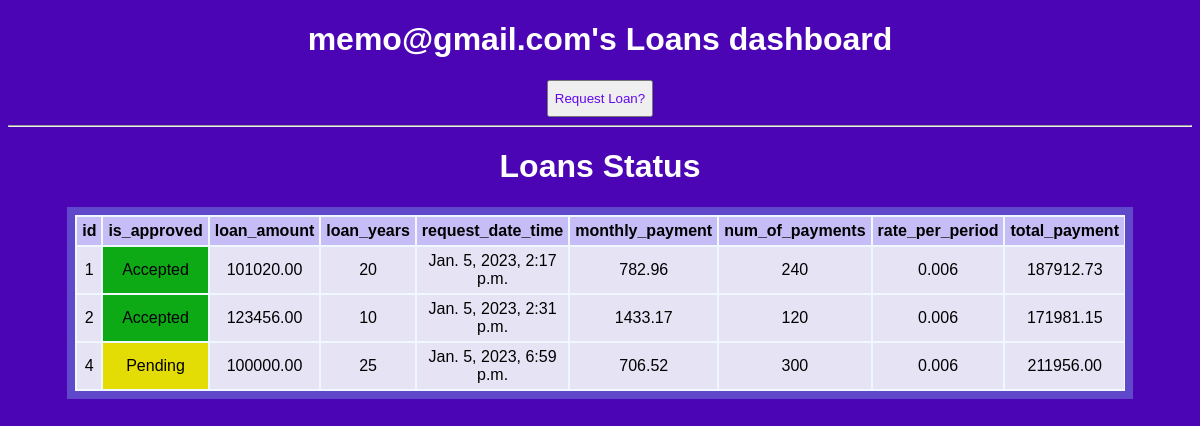
The app's page /loan_dashboard/memo@gmail.com with its own data.
### bank_user/models.py (models this page shows, shortened)
class LoanModel(models.Model):
    is_approved = models.BooleanField(default=False)
    user_requested = models.ForeignKey(UserModel, on_delete=models.CASCADE)
    loan_amount = models.DecimalField(max_digits=12, decimal_places=2)
    loan_years = models.IntegerField(validators=[MinValueValidator(1), MaxValueValidator(30)])
    request_date_time = models.DateTimeField(default=datetime.now, blank=True)
    monthly_payment = models.DecimalField(max_digits=12, decimal_places=2)
    num_of_payments = models.IntegerField()
    rate_per_period = models.DecimalField(max_digits=4, decimal_places=3)
    total_payment = models.DecimalField(max_digits=12, decimal_places=2)
    total_interest = models.DecimalField(max_digits=12, decimal_places=2)
    @classmethod
    def get_fields_names(self):
        return [f.name for f in self._meta.fields]

### bank_user/views.py (the view)
# urls.py: path("loan_dashboard/<str:user_email>", views.LoansDashboardView.as_view(), name="loans-dashboard")
class LoansDashboardView(ListView):
    template_name = "bank_user/loan_dashboard.html"
    model = LoanModel
    context_object_name = "all_user_loans"
    def get_context_data(self, **kwargs):
        context =  super().get_context_data(**kwargs)
        context["user_email"] = self.kwargs["user_email"]
        loan_columns = LoanModel.get_fields_names()
        loan_columns = [field for field in loan_columns if field != "user_requested"]
        context["column_names"] = loan_columns
        return context
    def get_queryset(self):
        query_set = super().get_queryset()
        user_info = get_user_by_email(self.kwargs["user_email"])
        if user_info is None:
            raise HttpResponseForbidden("forbidden access")
        query_set = get_all_loans().filter(user_requested = user_info).values()
        return query_set

### bank_user/views.py (called while the page is built)
def get_all_loans():
    try:
        return LoanModel.objects.all()
    except:
        return None

def get_user_by_email(user_email):
    try:
       return UserModel.objects.get(user_email = user_email)
    except:
        return None

### bank_user/templates/bank_user/loan_dashboard.html (shortened to what this page needs)
{% extends 'base.html' %}
{% block content %}
    <h1>{{user_email}}'s Loans dashboard</h1>
    <button id ="loan_anchor">
        <a href="{% url 'loan-request-page' user_email %}" > Request Loan?</a>
    </button>
    <hr>
    <h1>Loans Status</h1>
    {% if not all_user_loans %}
        <h1>No loans yet.</h1>
    {% else %}
        <table>
            <tr>
                {% for col in column_names %}
                        <th>{{ col }}</th>
                {% endfor %}
            </tr>
                {% for loan in all_user_loans %}
                        <tr>
                            {% for data_info,val in loan.items %}
                                {% if data_info != "user_requested_id" %}
                                    <td   {% if data_info == "is_approved" %} class = " {% if val is True %} approved {% else %} pending {% endif %} " {% endif %} >
                                         {% if val is False %} Pending {% elif val is True %} Accepted {% else %} {{val}} {% endif%}   </td>
                                {% endif %}
                            {% endfor %}
                        </tr>
                    {% empty %}
                        <tr></tr>
                {% endfor %}
        </table>
    {% endif %}
{% endblock content %}

### templates/base.html (shortened to what this page needs)
{% load static %}
<!DOCTYPE html>
<html lang="en">
<head>
    <link rel="stylesheet" href="{% static 'styles.css' %}">
</head>
<body>
    {% block content %} No Content{% endblock content %}
</body>
</html>

### static/styles.css (style rules this page uses)
body { font-family: sans-serif; background-color: #4c05b5; }
h1 { text-align: center; color: rgb(255, 255, 255); }
table { border: 0.5rem solid; background-color: aliceblue; border: 0.5rem solid #6048ca; margin: 0 auto; width: fit-content; max-width: 90%; overflow-x:auto; display: block; }
table th, table tr, table td { padding: 5px; text-align: center; }
th { background-color: #c7bdf6; }
tr { background-color: #e6e3f5; }
.approved { background-color: #0eaa16; }
.pending { background-color: #e4dd05; }
#loan_anchor { margin: .5rem auto; display: block; }
#loan_anchor a { text-decoration: none; color: #6208ea; margin: 0.5rem auto; display: block; }

### records on screen
LoanModel: loan "1" "101020.00" "20" "Jan. 5, 2023, 2:17 p.m." "782.96" "240" "0.006" "187912.73"
LoanModel: loan "2" "123456.00" "10" "Jan. 5, 2023, 2:31 p.m." "1433.17" "120" "0.006" "171981.15"
LoanModel: loan "4" "100000.00" "25" "Jan. 5, 2023, 6:59 p.m." "706.52" "300" "0.006" "211956.00"

### other values on screen
{{ user_email }} "memo@gmail.com"
{{ col }} "id" "is_approved" "loan_amount" "loan_years" "request_date_time" "monthly_payment" "num_of_payments" "rate_per_period" "total_payment"
